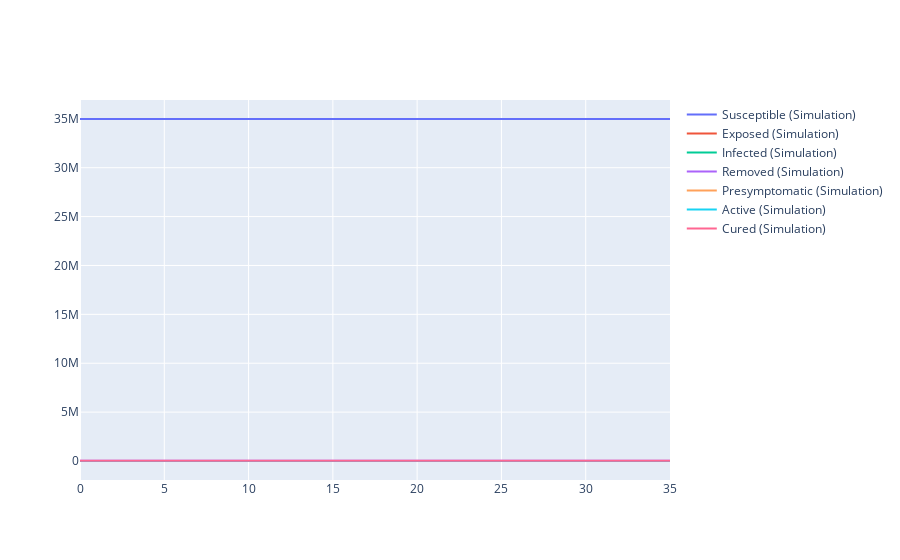

The notebook cell saved with this chart:
### Markdown cell above
## Plotting

### Code cell
figAll = go.Figure()
figAll.add_scatter(y = dfSEIRPAC["S"], name="Susceptible (Simulation)")
figAll.add_scatter(y = dfSEIRPAC["E"], name="Exposed (Simulation)")
figAll.add_scatter(y = dfSEIRPAC["I"], name="Infected (Simulation)")
figAll.add_scatter(y = dfSEIRPAC["R"], name="Removed (Simulation)")
figAll.add_scatter(y = dfSEIRPAC["P"], name="Presymptomatic (Simulation)")
figAll.add_scatter(y = dfSEIRPAC["A"], name="Active (Simulation)")
figAll.add_scatter(y = dfSEIRPAC["C"], name="Cured (Simulation)")
